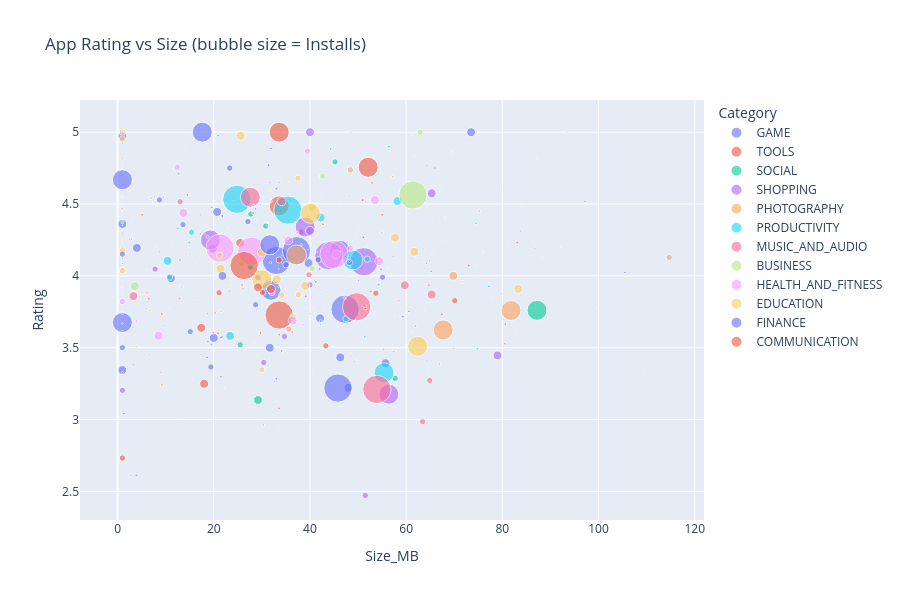

Source (notebook cell):
### Markdown cell above
## 9. Interactive Visualisation (Plotly)

### Code cell
import plotly.express as px

fig = px.scatter(apps, x='Size_MB', y='Rating', color='Category', size='Installs_numeric',
                  hover_data=['App','Installs'], title='App Rating vs Size (bubble size = Installs)',
                  opacity=0.6)
fig.update_layout(height=600)
fig.show()
